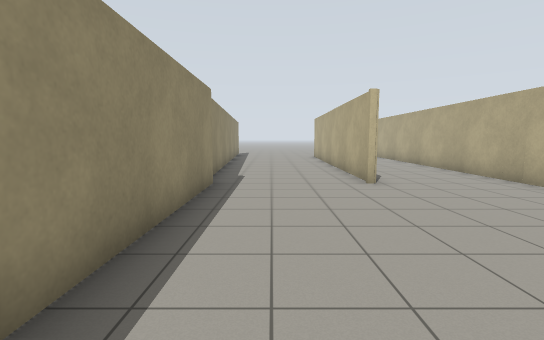
View 1 (above)

23 first-person views from a walk through a Gazebo world. The camera is 1.2 m above the floor, tilts 6° down and sees 85° across. Floor lines are 1 m apart. The floor is counted in squares, 1 m on a side. Each view is taken from the middle of a square. On the plan, view 1 faces up. The plan holds only what a view shows up to about 13 squares ahead; the rest is blank. The place goes on beyond the plan.

View 2
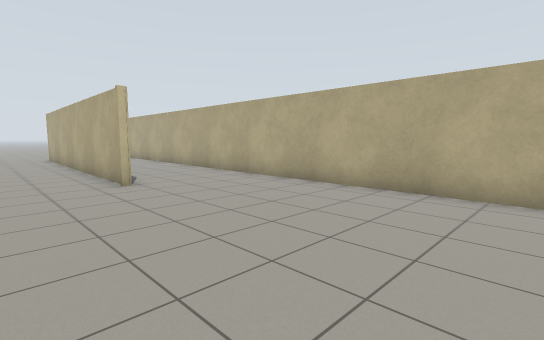

View 3
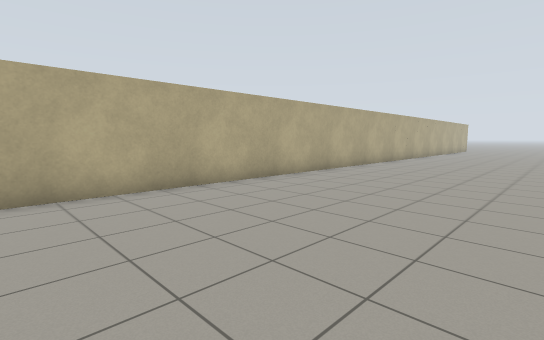

View 4
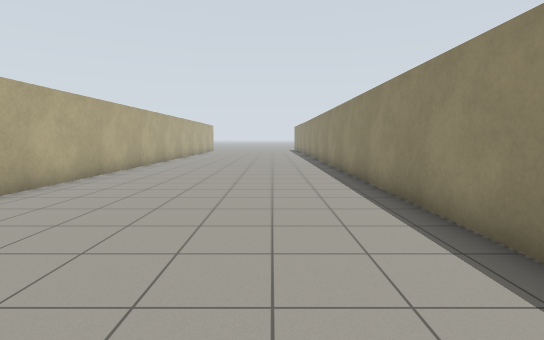

View 5
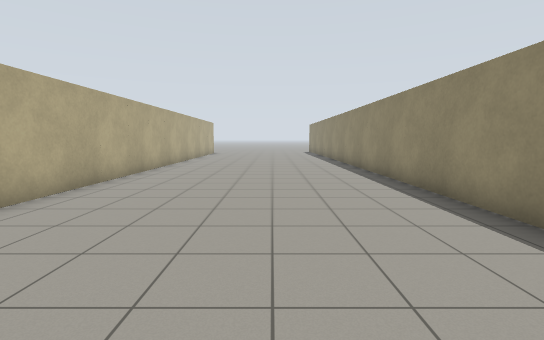

View 6
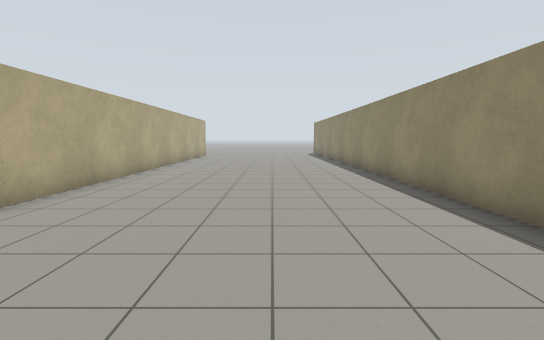

View 7
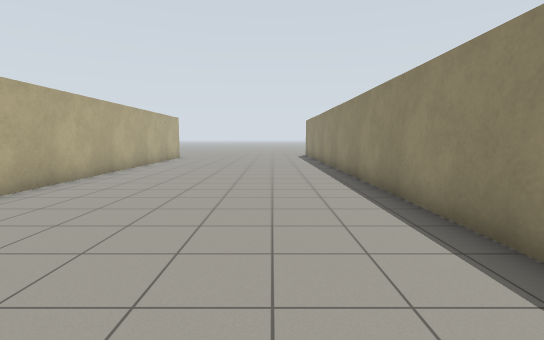

View 8
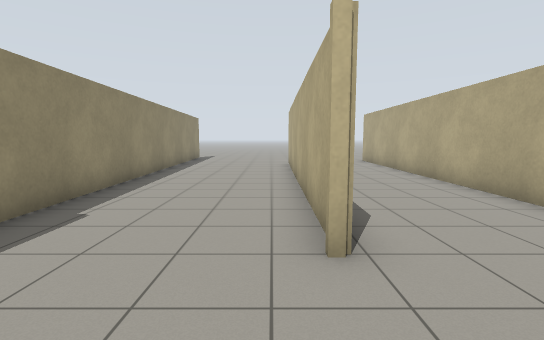

View 9
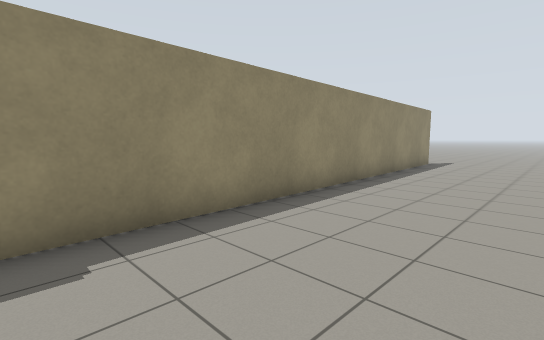

View 10
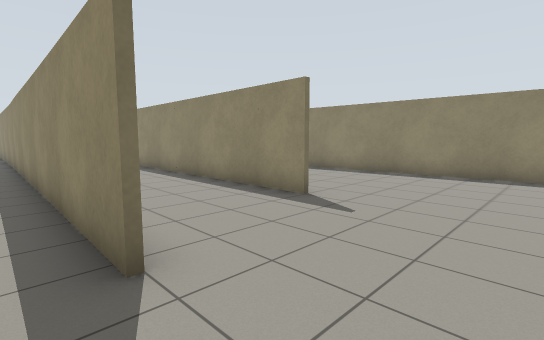

View 11
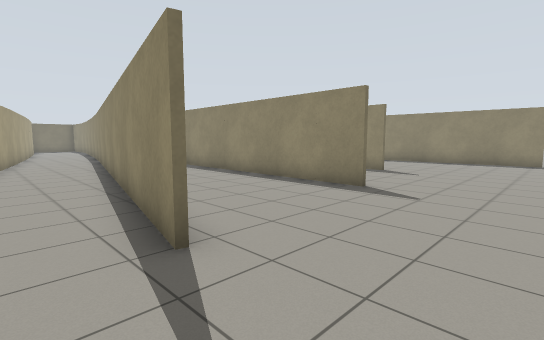

View 12
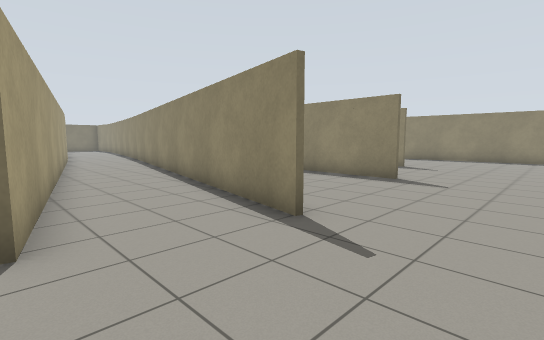

View 13
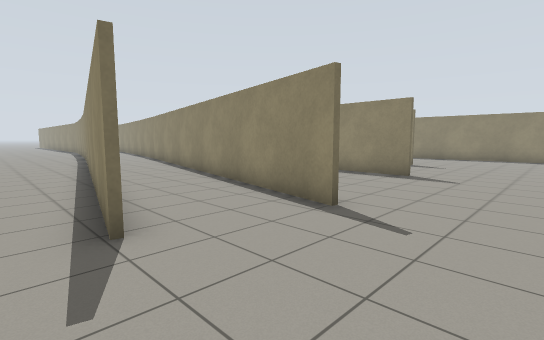

View 14
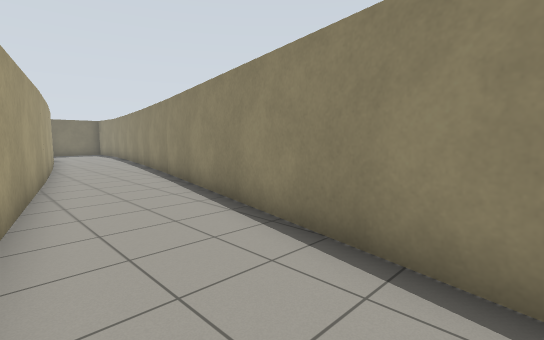

View 15
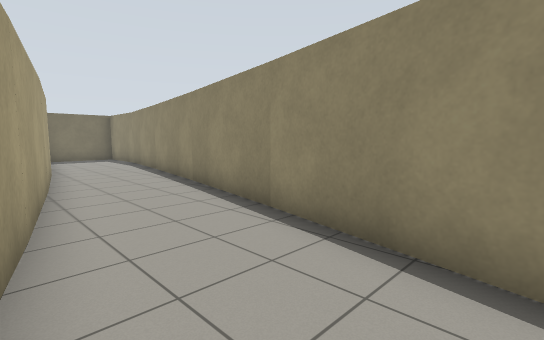

View 16
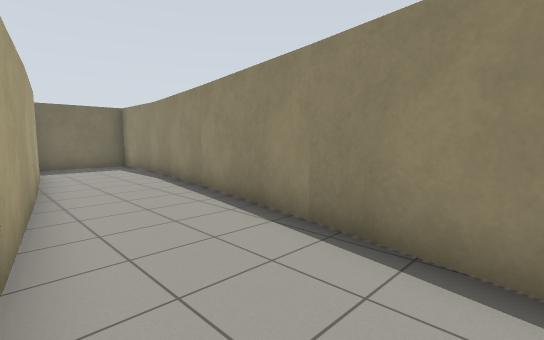

View 17
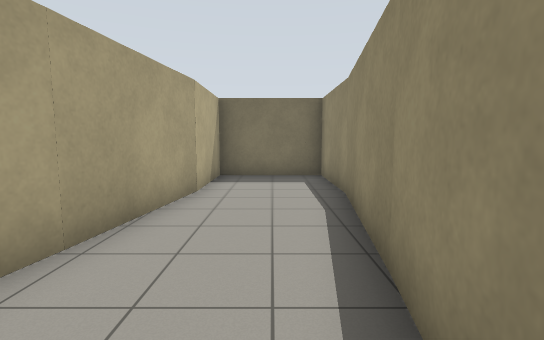

View 18
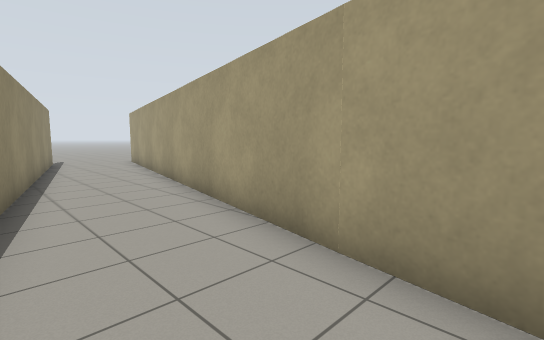

View 19
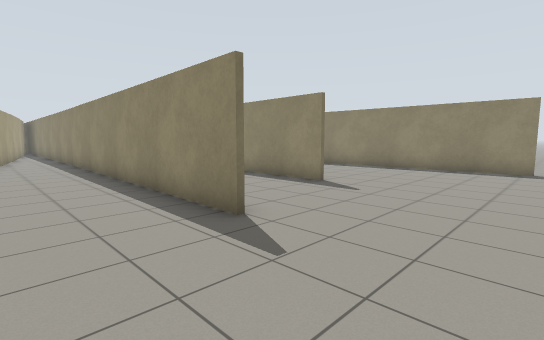

View 20
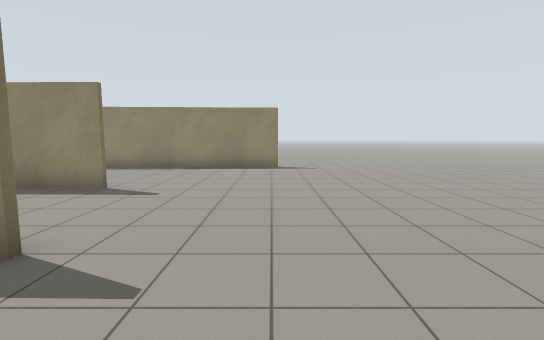

View 21
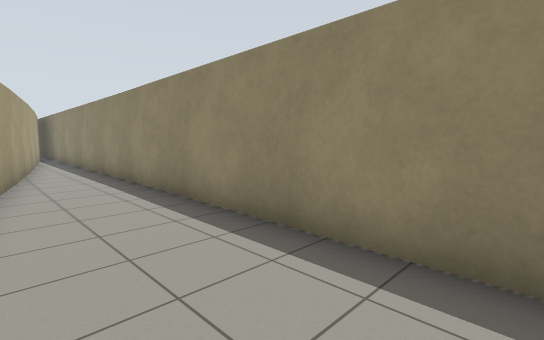

View 22
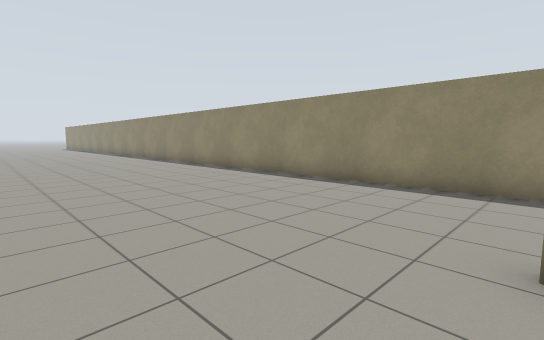

View 23
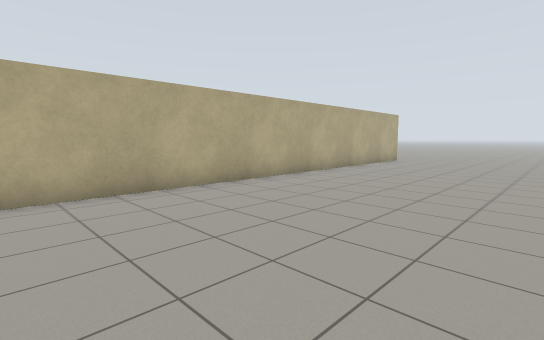

### Floor plan
Points are (right, up) in squares from view 1. A wall is a line through its corners. A room is listed if a view was taken in it or the views show most of it. See-through windows are left out.
Room 1 (views 1, 2, 3, 4, 5, 6, 7, 8, 9, 10, 11, 12, 13, 14, 15, 16, 17, 18, 19, 20, 21, 22, 23)
walls: (2.7, 7.9) (2.8, 18); (8.6, 3.4) (7.3, -4.5); (7.9, 1.5) (9.7, 9.5); (-1.6, 8) (-1.6, -22.6); (7.4, -4.5) (7.4, -7.7) (10.7, -7.7) (10.7, -4.7); (10.5, -4.7) (15.5, 21.4); (3, 20) (2.8, 10.6); (7.1, 21.4) (6.8, 2.6); (12.5, 22.1) (8.5, 3.4); (16, 21.3) (15.5, 18.9); (-2.7, 24.3) (-1.9, 9.1); (6.7, -22.6) (6.8, 18.2)
ways out: opening at (17, 18)

Where each view was taken, in squares from view 1:
view 1: 0 up, 0 right, facing up
view 2: 0 up, 0 right, facing up-right
view 3: 3 up, 0 right, facing down-right
view 4: 0 up, 1 right, facing down
view 5: 5 down, 2 right, facing down
view 6: 8 down, 2 right, facing down
view 7: 11 down, 1 right, facing down
view 8: 5 up, 2 right, facing up
view 9: 9 up, 2 right, facing up-left
view 10: 24 up, 8 right, facing down-left
view 11: 25 up, 14 right, facing down-left
view 12: 25 up, 16 right, facing down-left
view 13: 25 up, 17 right, facing down-left
view 14: 17 up, 14 right, facing down-left
view 15: 11 up, 13 right, facing down-left
view 16: 6 up, 12 right, facing down-left
view 17: 2 up, 9 right, facing down
view 18: 5 up, 10 right, facing up-right
view 19: 25 up, 10 right, facing down-left
view 20: 24 up, 10 right, facing left
view 21: 18 up, 10 right, facing down-left
view 22: 8 up, 6 right, facing down-left
view 23: 13 down, 0 right, facing down-right
